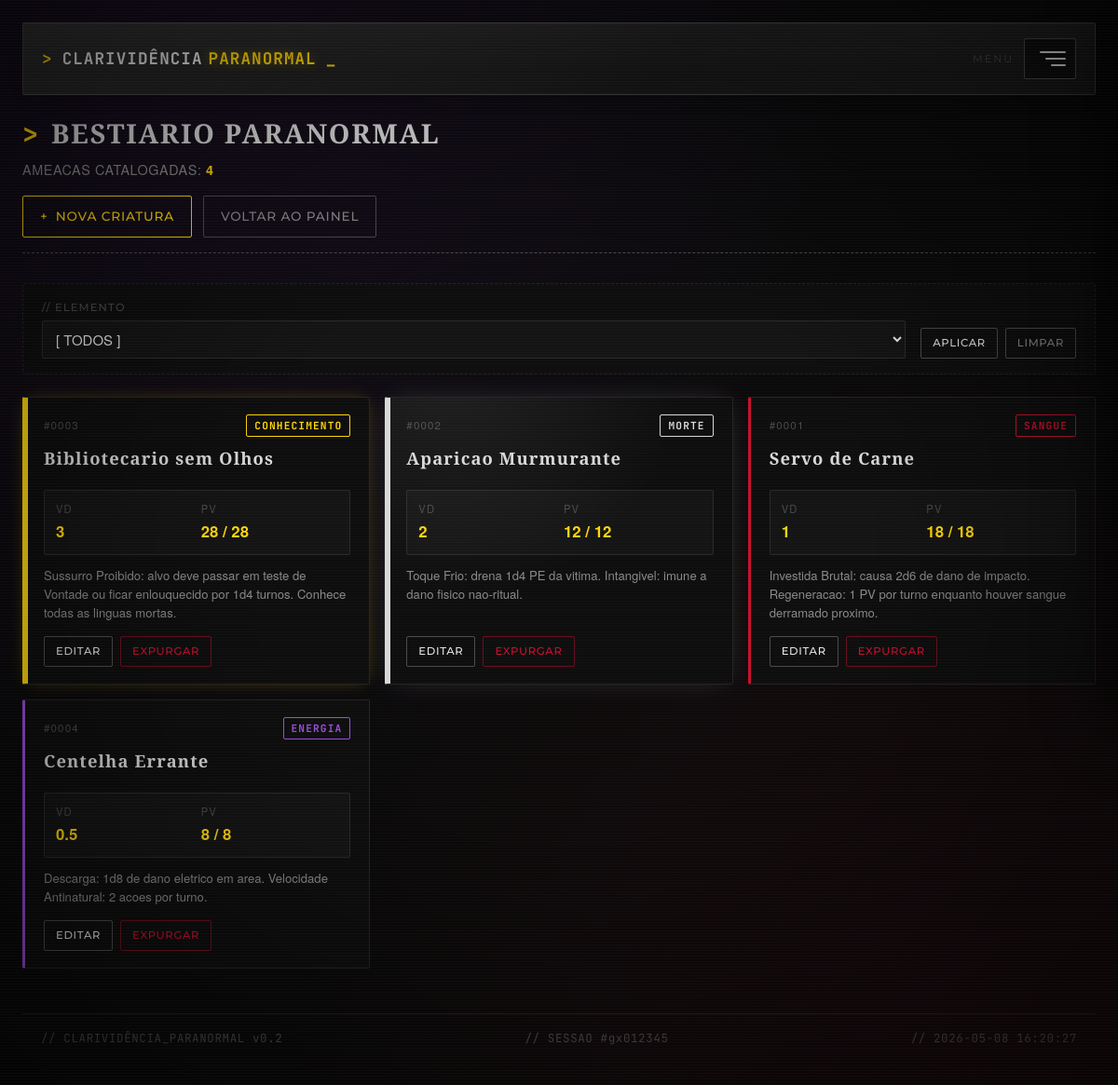
Screenshot of /criaturas/listar.php with the database file from the repository.
### tables this page shows
CREATE TABLE criaturas (
    id            INT UNSIGNED AUTO_INCREMENT PRIMARY KEY,
    campanha_id   INT UNSIGNED NULL,
    nome          VARCHAR(120) NOT NULL,
    elemento      ENUM('Sangue','Morte','Conhecimento','Energia') NOT NULL,
    foto_arquivo  VARCHAR(160) NULL,
    vd            DECIMAL(4,1) NOT NULL DEFAULT 0.0,
    pv_atual      SMALLINT     NOT NULL,
    pv_maximo     SMALLINT     NOT NULL,
    habilidades   TEXT         NOT NULL,
    criado_em     TIMESTAMP    NOT NULL DEFAULT CURRENT_TIMESTAMP,
    atualizado_em TIMESTAMP    NOT NULL DEFAULT CURRENT_TIMESTAMP
                                ON UPDATE CURRENT_TIMESTAMP,
    INDEX idx_criaturas_elemento (elemento),
    INDEX idx_criaturas_campanha (campanha_id),
    CONSTRAINT chk_criaturas_pv  CHECK (pv_atual >= 0 AND pv_atual <= pv_maximo),
    CONSTRAINT chk_criaturas_vd  CHECK (vd >= 0),
    CONSTRAINT fk_criatura_campanha FOREIGN KEY (campanha_id)
        REFERENCES campanhas(id) ON DELETE SET NULL
);

### config.php (called while the page is built, shortened)
<?php
function getConexao(): PDO
{
    static $pdo = null;
    $dsn = sprintf(
        'mysql:host=%s;port=%d;dbname=%s;charset=%s',
        DB_HOST,
        DB_PORT,
        DB_NAME,
        DB_CHARSET
    );
    $opcoes = [
        PDO::ATTR_ERRMODE            => PDO::ERRMODE_EXCEPTION,
        PDO::ATTR_DEFAULT_FETCH_MODE => PDO::FETCH_ASSOC,
        PDO::ATTR_EMULATE_PREPARES   => false,
        PDO::MYSQL_ATTR_INIT_COMMAND => "SET NAMES utf8mb4 COLLATE utf8mb4_unicode_ci",
    ];
    try {
        $pdo = new PDO($dsn, DB_USER, DB_PASS, $opcoes);
    } catch (PDOException $e) {
        throw new RuntimeException(
            '[FALHA NO RITUAL DE CONEXÃO] ' . $e->getMessage(),
            (int) $e->getCode(),
            $e
        );
    }
    return $pdo;
}
function escapar(?string $valor): string
{
    return htmlspecialchars($valor ?? '', ENT_QUOTES | ENT_SUBSTITUTE, 'UTF-8');
}
function obterBaseUrl(): string
{
    static $base = null;
    if ($base !== null) {
        return $base;
    }
    $docRoot       = realpath((string) ($_SERVER['DOCUMENT_ROOT'] ?? ''));
    $caminhoConfig = realpath(__DIR__);
    $docRoot       = str_replace('\\', '/', $docRoot);
    $caminhoConfig = str_replace('\\', '/', $caminhoConfig);
    if (str_starts_with($caminhoConfig, $docRoot)) {
        $sub  = substr($caminhoConfig, strlen($docRoot));
        $base = rtrim($sub, '/');
    } else {
        $base = '';
    }
    return $base;
}
function url(string $caminho = '/'): string
{
    return obterBaseUrl() . $caminho;
}

### src/CriaturaRepositorio.php (called while the page is built, shortened)
<?php
require_once __DIR__ . '/../config.php';
final class CriaturaRepositorio
{
    private PDO $pdo;
    public function __construct(?PDO $pdo = null)
    {
        $this->pdo = $pdo ?? getConexao();
    }
    public function listar(?string $elemento = null): array
    {
        if (is_string($elemento) && in_array($elemento, self::ELEMENTOS, true)) {
            $stmt = $this->pdo->prepare(
                'SELECT id, campanha_id, nome, elemento, foto_arquivo, vd, pv_atual,
                        pv_maximo, habilidades, criado_em, atualizado_em
                 FROM criaturas
                 WHERE elemento = :elemento
                 ORDER BY vd DESC, nome ASC'
            );
            $stmt->execute([':elemento' => $elemento]);
        } else {
            $stmt = $this->pdo->query(
                'SELECT id, campanha_id, nome, elemento, foto_arquivo, vd, pv_atual,
                        pv_maximo, habilidades, criado_em, atualizado_em
                 FROM criaturas
                 ORDER BY vd DESC, nome ASC'
            );
        }
        return $stmt->fetchAll();
    }
}

### criaturas/listar.php (the view, shortened to what this page needs)
<?php
require_once __DIR__ . '/../config.php';
require_once __DIR__ . '/../src/CriaturaRepositorio.php';
$filtroElemento = isset($_GET['elemento']) ? (string) $_GET['elemento'] : '';
try {
    $repo      = new CriaturaRepositorio();
    $criaturas = $repo->listar($filtroElemento !== '' ? $filtroElemento : null);
} catch (Throwable $e) {
    definirFlash('erro', 'Falha ao consultar o Bestiario: ' . $e->getMessage());
    $criaturas = [];
}
require __DIR__ . '/../views/cabecalho.php';
?>
<section class="cabecalho-pagina">
    <h1 class="cabecalho-pagina__titulo">
        <span class="cabecalho-pagina__prompt">&gt;</span>
        BESTIARIO PARANORMAL
    </h1>
    <p class="cabecalho-pagina__subtitulo">
        AMEACAS CATALOGADAS: <strong><?= count($criaturas) ?></strong>
    </p>
    <div class="cabecalho-pagina__acoes">
        <a href="<?= escapar(url('/criaturas/formulario.php')) ?>" class="botao botao--primario">
            <span aria-hidden="true">+</span> NOVA CRIATURA
        </a>
        <a href="<?= escapar(url('/index.php')) ?>" class="botao botao--secundario">VOLTAR AO PAINEL</a>
    </div>
</section>
<form method="GET" class="filtros" aria-label="Filtros de criaturas">
    <div class="filtros__grupo">
        <label for="filtro-elemento" class="filtros__rotulo">// ELEMENTO</label>
        <select id="filtro-elemento" name="elemento" class="filtros__select">
            <option value="">[ TODOS ]</option>
        </select>
    </div>
    <div class="filtros__acoes">
        <button type="submit" class="botao botao--pequeno">APLICAR</button>
        <a href="<?= escapar(url('/criaturas/listar.php')) ?>" class="botao botao--pequeno botao--secundario">LIMPAR</a>
    </div>
</form>
<?php if (empty($criaturas)): ?>
    <div class="estado-vazio">
        <pre class="estado-vazio__arte" aria-hidden="true">
[ NENHUMA_AMEACA_REGISTRADA ]
   /\___/\
  ( o   o )
   >  ^  <
   /     \
  /_______\
        </pre>
        <p class="estado-vazio__texto">
            Os arquivos do Bestiario estao silenciosos. Clique em
            <a href="<?= escapar(url('/criaturas/formulario.php')) ?>" class="link">[NOVA CRIATURA]</a>
            para registrar a primeira ameaca.
        </p>
    </div>
<?php else: ?>
    <div class="galeria" role="list">
        <?php foreach ($criaturas as $criatura):
            $slug = strtolower((string) $criatura['elemento']);
        ?>
            <article class="cartao-criatura cartao-criatura--<?= escapar($slug) ?>" role="listitem">
                <header class="cartao-criatura__topo">
                    <span>#<?= str_pad((string) $criatura['id'], 4, '0', STR_PAD_LEFT) ?></span>
                    <span class="cartao-criatura__elemento">
                        <?= escapar(strtoupper((string) $criatura['elemento'])) ?>
                    </span>
                </header>
                <h2 class="cartao-criatura__nome"><?= escapar($criatura['nome']) ?></h2>
                <dl class="cartao-criatura__stats">
                    <div class="cartao-criatura__stat">
                        <dt>VD</dt>
                        <dd><?= escapar((string) (float) $criatura['vd']) ?></dd>
                    </div>
                    <div class="cartao-criatura__stat">
                        <dt>PV</dt>
                        <dd>
                            <?= (int) $criatura['pv_atual'] ?> / <?= (int) $criatura['pv_maximo'] ?>
                        </dd>
                    </div>
                </dl>
                <p class="cartao-criatura__habilidades">
                    <?= nl2br(escapar(mb_strimwidth((string) $criatura['habilidades'], 0, 220, '...'))) ?>
                </p>
                <footer class="cartao-criatura__acoes">
                    <a href="<?= escapar(url('/criaturas/formulario.php?id=' . (int) $criatura['id'])) ?>"
                       class="botao botao--pequeno">EDITAR</a>
                    <form action="<?= escapar(url('/criaturas/excluir.php')) ?>" method="POST"
                          data-confirmar="Confirma a exclusao da criatura <?= escapar($criatura['nome']) ?>?"
                          class="formulario-inline">
                        <button type="submit" class="botao botao--pequeno botao--perigo">EXPURGAR</button>
                    </form>
                </footer>
            </article>
        <?php endforeach; ?>
    </div>
<?php endif; ?>
<?php require __DIR__ . '/../views/rodape.php'; ?>

### views/cabecalho.php (shortened to what this page needs)
<!DOCTYPE html>
<html lang="pt-BR">
<head>
    <link rel="stylesheet" href="<?= escapar(url('/assets/css/terminal.css')) ?>">
</head>
<body>
    <div class="terminal">
        <header class="terminal__topo" role="banner">
            <a href="<?= escapar(url('/index.php')) ?>" class="terminal__marca" aria-label="Clarividência Paranormal - início">
                <span class="terminal__prompt">&gt;</span>
                <span class="terminal__marca-nome">Clarivid&ecirc;ncia
                    <span class="terminal__marca-realce">Paranormal</span>
                </span>
                <span class="terminal__cursor" aria-hidden="true">_</span>
            </a>
            <label for="menu-toggle" class="menu-hamburger__botao" aria-label="Abrir menu de navegação">
                <span class="menu-hamburger__linha"></span>
                <span class="menu-hamburger__linha"></span>
                <span class="menu-hamburger__linha"></span>
                <span class="menu-hamburger__rotulo">MENU</span>
            </label>
        </header>
        <main class="terminal__corpo">

### views/rodape.php (shortened to what this page needs)
        </main>
        <footer class="terminal__rodape">
            <span>// CLARIVID&Ecirc;NCIA_PARANORMAL v0.2</span>
            <span>// SESSAO #<?= escapar(substr(session_id() ?: '00000000', 0, 8)) ?></span>
            <span>// <?= escapar(date('Y-m-d H:i:s')) ?></span>
        </footer>
    </div>
</body>
</html>

### rows the page displays
criaturas: id "0003", elemento "CONHECIMENTO", nome "Bibliotecario sem Olhos", vd "3", pv_atual "28", pv_maximo "28", habilidades "Sussurro Proibido: alvo deve passar em teste de Vontade ou ficar enlouquecido por 1d4 turnos. Conhece todas as linguas mortas."
criaturas: id "0002", elemento "MORTE", nome "Aparicao Murmurante", vd "2", pv_atual "12", pv_maximo "12", habilidades "Toque Frio: drena 1d4 PE da vitima. Intangivel: imune a dano fisico nao-ritual."
criaturas: id "0001", elemento "SANGUE", nome "Servo de Carne", vd "1", pv_atual "18", pv_maximo "18", habilidades "Investida Brutal: causa 2d6 de dano de impacto. Regeneracao: 1 PV por turno enquanto houver sangue derramado proximo."
criaturas: id "0004", elemento "ENERGIA", nome "Centelha Errante", vd "0.5", pv_atual "8", pv_maximo "8", habilidades "Descarga: 1d8 de dano eletrico em area. Velocidade Antinatural: 2 acoes por turno."

### other values shown
count($criaturas) "4"
escapar(substr(session_id() ?: '00000000', 0, 8)) "gx012345"
